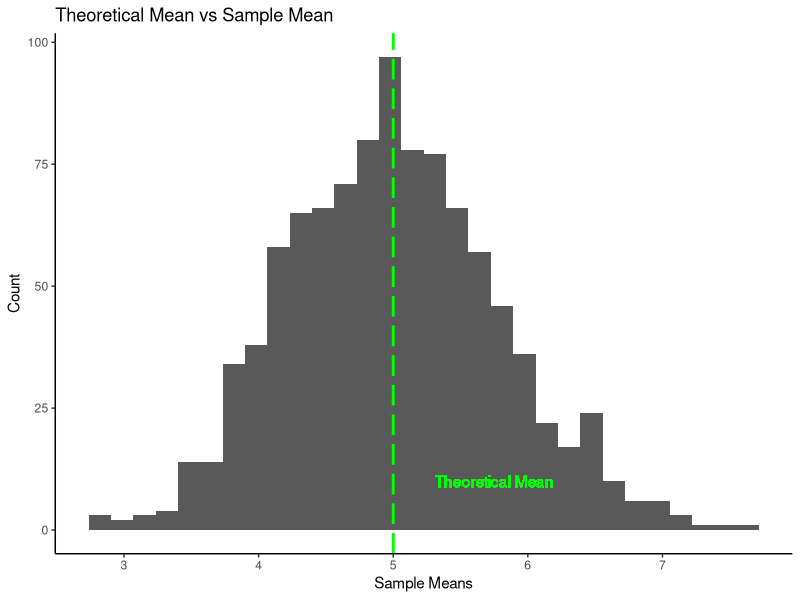
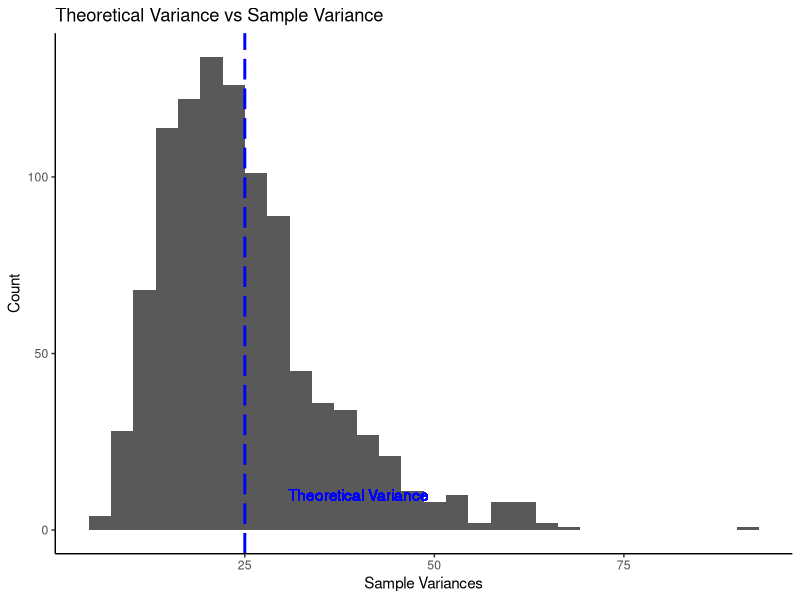
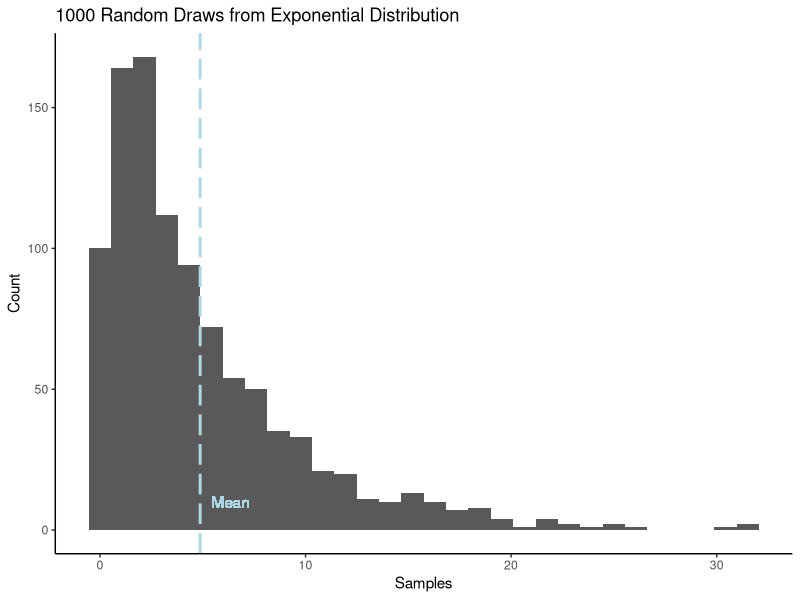
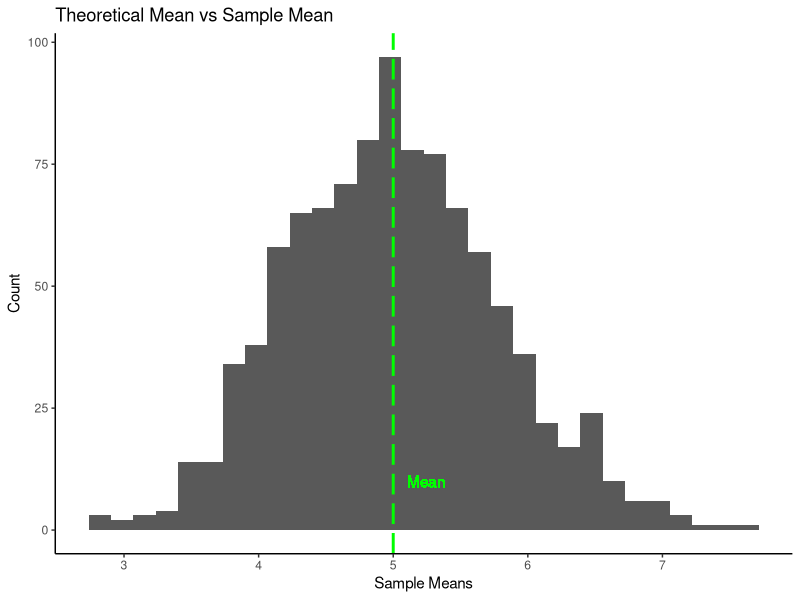
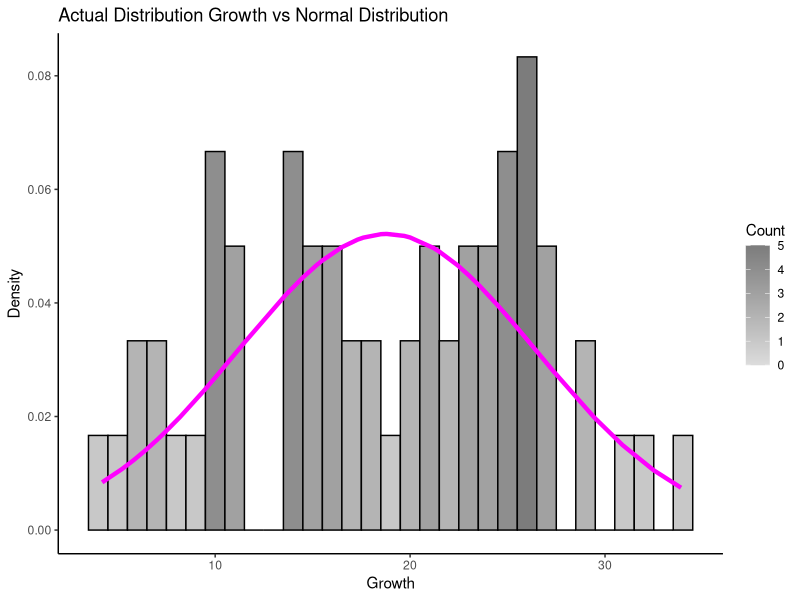

Reproduce these figures in R, in order.
## ---- chunk 1
lambda<-0.2
mns<-NULL
vars<-NULL
for (i in 1:1000) {
        mns=c(mns,mean(rexp(40,lambda)))
        vars=c(vars,var(rexp(40,lambda)))
}
sims<-data.frame(mns)
## ---- chunk 2
library(ggplot2)
ggplot(data=sims, aes(mns))+
        geom_histogram()+
        labs(title="Theoretical Mean vs Sample Mean",
             x="Sample Means",
             y="Count")+
        geom_vline(xintercept=1/lambda, colour="green",linetype="longdash", size=1)+
        geom_text(aes(x=1/lambda*1.15,y=10,label="Theoretical Mean"),color="green")+
        theme_classic()
## ---- chunk 3
mean(sims$mns)
## ---- chunk 4
library(ggplot2)
ggplot(data=sims, aes(vars))+
        geom_histogram()+
        labs(title="Theoretical Variance vs Sample Variance",
             x="Sample Variances",
             y="Count")+
        geom_vline(xintercept=(1/lambda)^2, colour="blue",linetype="longdash", size=1)+
        geom_text(aes(x=(1/lambda)^2*1.6,y=10,label="Theoretical Variance"),color="blue")+
        theme_classic()
## ---- chunk 5
mean(sims$vars)
## ---- chunk 6
draws<-rexp(1000,0.2)
draws<-data.frame(draws)
drawmean<-mean(draws$draws)
library(ggplot2)
ggplot(data=draws, aes(draws))+
        geom_histogram()+
        labs(title="1000 Random Draws from Exponential Distribution",
             x="Samples",
             y="Count")+
        geom_vline(xintercept=mean(drawmean), colour="lightblue",linetype="longdash", size=1)+
        geom_text(aes(x=drawmean+1.5,y=10,label="Mean"),color="lightblue")+
        theme_classic()
## ---- chunk 7
library(ggplot2)
ggplot(data=sims, aes(mns))+
        geom_histogram()+
        labs(title="Theoretical Mean vs Sample Mean",
             x="Sample Means",
             y="Count")+
        geom_vline(xintercept=1/lambda, colour="green",linetype="longdash", size=1)+
        geom_text(aes(x=mean(sims$mns)+.25,y=10,label="Mean"),color="green")+
        theme_classic()
## ---- chunk 8
library(datasets)
data("ToothGrowth")
str(ToothGrowth)
## ---- chunk 9
summary(ToothGrowth)
## ---- chunk 10
library(ggplot2)
ggplot(data=ToothGrowth,aes(x=len))+
        geom_histogram(aes(y=..density..,fill=..count..),
                       binwidth=1,
                       color="black")+
        scale_fill_gradient("Count",
                            low="#DCDCDC",
                            high="#7C7C7C")+
        labs(title="Actual Distribution Growth vs Normal Distribution",
             x="Growth",
             y="Density")+
        geom_line(aes(y=dnorm(x=ToothGrowth$len,mean=mean(ToothGrowth$len),sd=sd(ToothGrowth$len))),
                  color="magenta",
                  size=1.5)+
        theme_classic()
